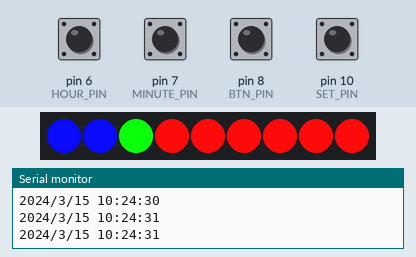
A sketch run on a simulated Arduino Uno, built with avr-gcc and run on an emulated ATmega328P. Shown: 9 RGB LEDs in strip order, left to right, the last lines printed to the serial monitor. The inputs (shaded band) are chosen by the test bench; at power-on: pin 6 (HOUR_PIN), pin 7 (MINUTE_PIN), pin 8 (BTN_PIN), pin 10 (SET_PIN) HIGH. The local clock reads 2024-03-15 10:24:30 at power-on unless the sketch sets it.

Above: at 1.2 s.
1.3 s: pin 7 (MINUTE_PIN) pulled LOW for 0.15 s
At 2.7 s:
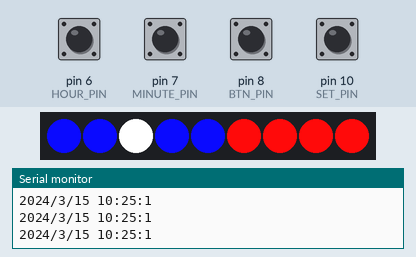
3.0 s: pin 6 (HOUR_PIN) pulled LOW for 0.15 s
At 3.7 s:
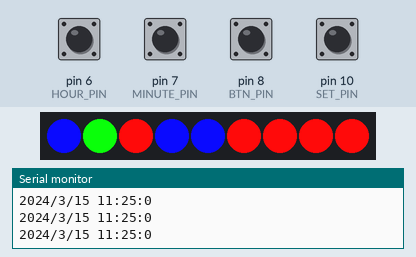
4.8 s: pin 10 (SET_PIN) pulled LOW for 0.15 s
At 5.5 s:
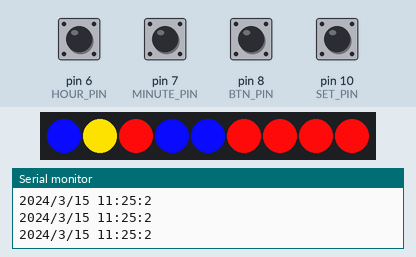
6.4 s: pin 6 (HOUR_PIN) pulled LOW for 1 s
At 7.5 s:
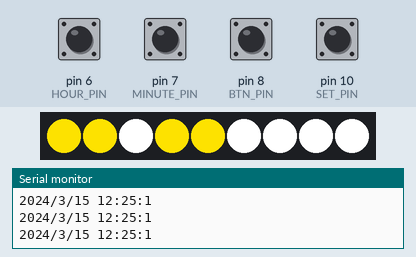
8.9 s: pin 10 (SET_PIN) pulled LOW for 1 s
At 9.4 s:
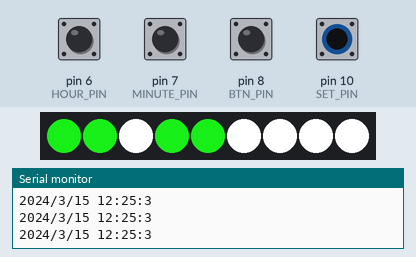
11.4 s: pin 6 (HOUR_PIN) pulled LOW for 0.15 s
At 13.0 s:
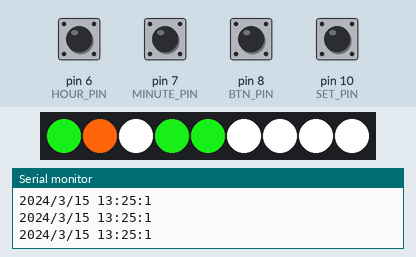
Timing chart, 0 to 14.1 s (numbered marks = the images above; inputs shaded):
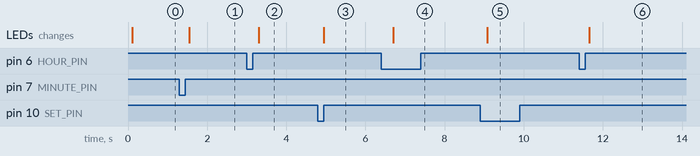

Measured:
- after the input at 1.3 s, the LEDs: change after 0.25 s (image 1)
- after the input at 3.0 s, the LEDs: change after 0.30 s (image 2)
- after the input at 4.8 s, the LEDs: change after 0.15 s (image 3)
- after the input at 6.4 s, the LEDs: change after 0.30 s (image 4)
- after the input at 8.9 s, the LEDs: change after 0.17 s (image 5)
- after the input at 11.4 s, the LEDs: change after 0.25 s (image 6)

The sketch:

fibonaccciclock.ino
```cpp
    // This project is protected under the Attribution-NonCommercial-ShareAlike 3.0 Unported (CC BY-NC-SA 3.0)
    // Attribute this work to  https://github.com/pchretien/fibo

    // Test

    // Date and time functions using a DS1307 RTC connected via I2C and Wire lib
    #include <Wire.h>
    #include "RTClib.h"

    // manage Leds with NeoPixel Librairie
    #include <Adafruit_NeoPixel.h>

    #define HOUR_PIN 6
    #define MINUTE_PIN 7
    #define BTN_PIN 8
    #define SET_PIN 10
    #define LED_PIN 4
    #define LED_COUNT 9
    #define DEBOUNCE_DELAY 10
    #define MAX_BUTTONS_INPUT 20
    #define TOTAL_PALETTES 10
    #define CLOCK_PIXELS 5
    #define MAX_MODES 1


    // Create an instance of the Adafruit_NeoPixel class called "leds".
    Adafruit_NeoPixel leds = Adafruit_NeoPixel(LED_COUNT, LED_PIN, NEO_GRB + NEO_KHZ800);

    byte bits[CLOCK_PIXELS];

    uint32_t black = leds.Color(0,0,0);
    uint32_t colors[TOTAL_PALETTES][4] =
    {
      {
        // #1 RGB
        leds.Color(255,255,255),    // off
        leds.Color(255,10,10),  // hours
        leds.Color(10,255,10),  // minutes
        leds.Color(10,10,255) // both;
      },
      {
        // #2 Mondrian
        leds.Color(255,255,255),    // off
        leds.Color(255,10,10),  // hours
        leds.Color(248,222,0),  // minutes
        leds.Color(10,10,255) // both;
      },
      {
        // #3 Basbrun
        leds.Color(255,255,255),    // off
        leds.Color(80,40,0),  // hours
        leds.Color(20,200,20),  // minutes
        leds.Color(255,100,10) // both;
      },
      {
        // #4 80's
        leds.Color(255,255,255),    // off
        leds.Color(245,100,201),  // hours
        leds.Color(114,247,54),  // minutes
        leds.Color(113,235,219) // both;
      }
      ,
      {
        // #5 Pastel
        leds.Color(255,255,255),    // off
        leds.Color(255,123,123),  // hours
        leds.Color(143,255,112),  // minutes
        leds.Color(120,120,255) // both;
      }
      ,
      {
        // #6 Modern
        leds.Color(255,255,255),    // off
        leds.Color(212,49,45),  // hours
        leds.Color(145,210,49),  // minutes
        leds.Color(141,95,224) // both;
      }
      ,
      {
        // #7 Cold
        leds.Color(255,255,255),    // off
        leds.Color(209,62,200),  // hours
        leds.Color(69,232,224),  // minutes
        leds.Color(80,70,202) // both;
      }
      ,
      {
        // #8 Warm
        leds.Color(255,255,255),    // off
        leds.Color(237,20,20),  // hours
        leds.Color(246,243,54),  // minutes
        leds.Color(255,126,21) // both;
      }
      ,
      {
        //#9 Earth
        leds.Color(255,255,255),    // off
        leds.Color(70,35,0),  // hours
        leds.Color(70,122,10),  // minutes
        leds.Color(200,182,0) // both;
      }
      ,
      {
        // #10 Dark
        leds.Color(255,255,255),    // off
        leds.Color(211,34,34),  // hours
        leds.Color(80,151,78),  // minutes
        leds.Color(16,24,149) // both;
      }
    };


    RTC_DS1307 RTC;

    int lastButtonValue[MAX_BUTTONS_INPUT];
    int currentButtonValue[MAX_BUTTONS_INPUT];

    int lightLevelIndex = 0;

    int ledsValues[5] = {1,1,2,3,5};

    byte oldHours = 0;
    byte oldMinutes = 0;

    int mode = 0;
    int palette = 0;

    void setup () {
        Serial.begin(57600);

        pinMode(HOUR_PIN, INPUT_PULLUP);
        pinMode(MINUTE_PIN, INPUT_PULLUP);
        pinMode(BTN_PIN, INPUT_PULLUP);
        pinMode(SET_PIN, INPUT_PULLUP);
        // define pull up (intern resistance is conneced to +5V) ,
        // so if pin is not connected to GND, it will be set to 1 by default
        //digitalWrite(HOUR_PIN, HIGH) ;
        //digitalWrite(MINUTE_PIN, HIGH) ;
        //digitalWrite(BTN_PIN, HIGH) ;
        //digitalWrite(SET_PIN, HIGH) ;

        // initialise RTC Clock module
        Wire.begin();
        RTC.begin();
        if (! RTC.isrunning()) {
          Serial.println("RTC is NOT running!");
          // following line sets the RTC to the date & time this sketch was compiled
          RTC.adjust(DateTime(F(__DATE__), F(__TIME__)));
        }

        //initialise Leds
        leds.begin();
        leds.show();
    }

    void calcInstructionOne(int time, byte instr[]) {
      int remain[] = {0, 1, 2, 4, 7 };
      for (int i=4; i >= 0; i--) {
        if (time > remain[i] ) {
          time -= ledsValues[i];
          instr[i] = 1;
        } else {
          instr[i] = 0;
        }
        //instr[time%5] = 1;
      }
    }

    void calcInstructionTwo(int time, byte instr[]) {
      for( int i = 4; i >= 0; i--) {
         if(time >= ledsValues[i]) {
           time -= ledsValues[i];
           instr[i] = 1;
         } else {
           instr[i] = 0;
         }
      }
    }

    void dispTime(int hours, int minutes) {
      byte hoursInstr[CLOCK_PIXELS];
      byte minsInstr[CLOCK_PIXELS];

      if(hours >= 12) {
        //calcInstructionOne(hours % 12, hoursInstr);
        calcInstructionTwo(hours % 12, hoursInstr);
      } else {
        calcInstructionOne(hours, hoursInstr);
      }
      calcInstructionOne(minutes / 5, minsInstr);

      for(int i=0; i<CLOCK_PIXELS; i++)
        bits[i] = (hoursInstr[i] * 0x01) | (minsInstr[i] * 0x02);

      leds.begin();
      for(int i=0; i<CLOCK_PIXELS; i++)
      {
        setPixel(i, colors[palette][bits[i]]);
        //setPixel(i, colors[palette][0]);
      }
      leds.show();
    }

    void rainbow() {
    }
    void rainbow2() {
    }

    int hour = 1;
    int minute = 2;

    uint8_t lightLevels[6] = {255, 192, 128, 64, 32, 16 };

    void changeLightLevel() {
      lightLevelIndex = (lightLevelIndex + 1) % 6;
      leds.setBrightness(lightLevels[lightLevelIndex]);
    }

    void addFiveMin() {
      DateTime fixTime = RTC.now();

      DateTime newTime = DateTime(
          fixTime.year(),
          fixTime.month(),
          fixTime.day(),
          fixTime.hour(),
          ((fixTime.minute()-fixTime.minute()%5)+5)%60,
          0);

      RTC.adjust( newTime );
    }

    void addOneHour() {
      DateTime fixTime = RTC.now();

      DateTime newTime = DateTime(
          fixTime.year(),
          fixTime.month(),
          fixTime.day(),
          fixTime.hour() + 1,
          fixTime.minute(),
          0);

      RTC.adjust( newTime );
    }

    void loop () {
        DateTime now = RTC.now();

        printDate(now);

        // Read buttons
        int hour_button = debounce(HOUR_PIN);
        int minute_button = debounce(MINUTE_PIN);
        int button = debounce(BTN_PIN);
        int set_button = debounce(SET_PIN);

  /*
  Serial.print('d');
  Serial.print(hour_button, DEC);
  Serial.print(minute_button, DEC);
  Serial.print(button, DEC);
  Serial.print(set_button, DEC);
  Serial.println();*/

        delay(100);

        if(hour_button && hasChanged(HOUR_PIN)) {
            hour = (hour +1) % 5;
            addOneHour();
            Serial.print("hour change");
            Serial.println();
        }
        if(minute_button && hasChanged(MINUTE_PIN)) {
            //minute = (minute +1) % 5;
            addFiveMin();
        }
        if(button && hasChanged(BTN_PIN)) {
            changeLightLevel();
        }
        if( set_button && hasChanged(SET_PIN)) {
            themeChange();
        }
        resetButtonValues();
        //hour = (hour +1) % 5;
        //minute = (minute +1) % 5;

        switch (mode) {
          case 0 :
              dispTime(now.hour(), now.minute());
              break;
          case 1 :
              rainbow();
              break;
          case 2 :
              rainbow2();
              break;
        }
    }

    void themeChange()
    {
      palette = (palette +1) % TOTAL_PALETTES;
    }

    void modeChange()
    {
      mode = (mode +1) % MAX_MODES;
    }

    void setPixel(byte pixel, uint32_t color)
    {

      switch(pixel)
      {
        case 0:
          leds.setPixelColor(0, color);
          break;
        case 1:
          leds.setPixelColor(1, color);
          break;
        case 2:
          leds.setPixelColor(2, color);
          break;
        case 3:
          leds.setPixelColor(3, color);
          leds.setPixelColor(4, color);
          break;
        case 4:
          leds.setPixelColor(5, color);
          leds.setPixelColor(6, color);
          leds.setPixelColor(7, color);
          leds.setPixelColor(8, color);
          leds.setPixelColor(9, color);
          break;
      };
    }

    void printDate(DateTime now) {
        Serial.print(now.year(), DEC);
        Serial.print('/');
        Serial.print(now.month(), DEC);
        Serial.print('/');
        Serial.print(now.day(), DEC);
        Serial.print(' ');
        Serial.print(now.hour(), DEC);
        Serial.print(':');
        Serial.print(now.minute(), DEC);
        Serial.print(':');
        Serial.print(now.second(), DEC);
        Serial.println();
        Serial.println();
    }

void resetButtonValues()
{
  for(int i=0; i<MAX_BUTTONS_INPUT; i++)
    lastButtonValue[i] = currentButtonValue[i];
}
boolean hasChanged(int pin)
{
  return lastButtonValue[pin] != currentButtonValue[pin];
}

int debounce(int pin)
{
  int val = digitalRead(pin);
  currentButtonValue[pin] = val;
  if(val == 1) {
    return 0;
  } else {
    return 1;
  }
}
```
